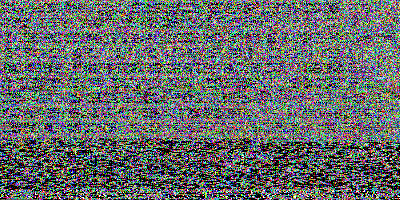
#> input picture pic.bmp, 400 x 200 px
$ python draw_lines.py
#> lines starting #> are read from the running program, lines starting #| are printed output that depends on the picture; after the words box and inside, x2 and y2 are one past the last pixel; in counts of white or black regions, pixels touching at a corner belong together
"""
  grep "###" pic.bmp --binary-files=text
produces
### These three # signs marked the beginning of data segment as well as first comment. Grep is your friend now.
### RGB triplets in this file do not really store colors.
### Each triplet of bytes correspoding to a pixel contains values A,B,C (in this order), each a signed 8-bit integer.
### Remember that BMP stores image upside-down, so first bytes of data segment are first triplets of last row of image.
### Let X=70 and Y=79 be coordinates of current pixel. Let VX=18 and VY=26 (signed 8-bit integers) be current vector. Let CLR=0.
### Loop: take values A,B,C from triplet corresponding to current pixel in this BMP.
### Xor VX with A, VY with B and CLR with C.
### If CLR is not 0 draw a line from (X,Y) to (X+VX,Y+VY).
### Add VX to X and VY to Y, repeat the loop until A=B=C=0.
### So first visited points should be (70,79), (70,87), (64,79), (64,87)...
### Codeword: play
"""

import sys
import re
import os

import Image
import ImageDraw


def signed_int8(x):
  return (x + 128) % 256 - 128


pic = Image.open('pic.bmp')
#> pic is the input picture: PIL image 400x200 RGB; mean R, G, B 102.4, 106.6, 106.1


def get_abc(x, y):
  c, b, a = map(signed_int8, pic.getpixel((x, y)))
  return a, b, c

def trace_lines(x, y, vx, vy, clr=0):
  while True:
    if x < 0 or x >= pic.size[0]:
      break
    if y < 0 or y >= pic.size[1]:
      break

    a, b, c = get_abc(x, y)

    if a == b == c == 0:
      break

    vx ^= a
    vy ^= b
    clr ^= c

    x += vx
    y += vy

    yield x, y, vx, vy, clr


def render_page(x, y, vx, vy, clr=0):
  result = Image.new('1', pic.size)
  draw = ImageDraw.Draw(result)

  prev_x = x
  prev_y = y

  for x, y, _, _, clr in trace_lines(x, y, vx, vy, clr):
    if clr != 0:
      draw.line((prev_x, prev_y, x, y), fill=1)

    prev_x = x
    prev_y = y

  return result


known_pages = {
  (70, 79, 18, 26): 'pages/first.png',
  (50, 22, 24, 34): 'pages/vvvm.png',
  (41, 19, 37, 25): 'pages/vvvm2.png',
}


if __name__ == '__main__':
  if not os.path.exists('pages'):
    os.mkdir('pages')

  for addr, filename in known_pages.items():
    render_page(*addr).save(filename)
#> this loop made 3 passes
#> pass 1, `render_page(*addr).save(filename)`:
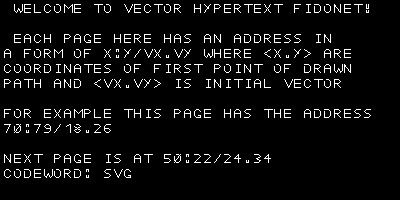
#> saved as first.png: PIL image 400x200 1; 5.7% white in thin lines or dots, all inside (x1, y1, x2, y2) = (4, 4, 371, 178)
#> pass 2, `render_page(*addr).save(filename)`:
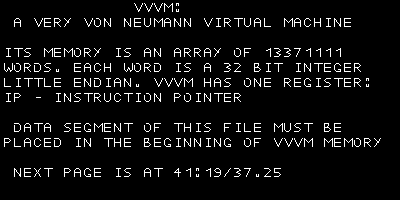
#> saved as vvvm.png: PIL image 400x200 1; 5.8% white in thin lines or dots, all inside (x1, y1, x2, y2) = (4, 3, 381, 177)
